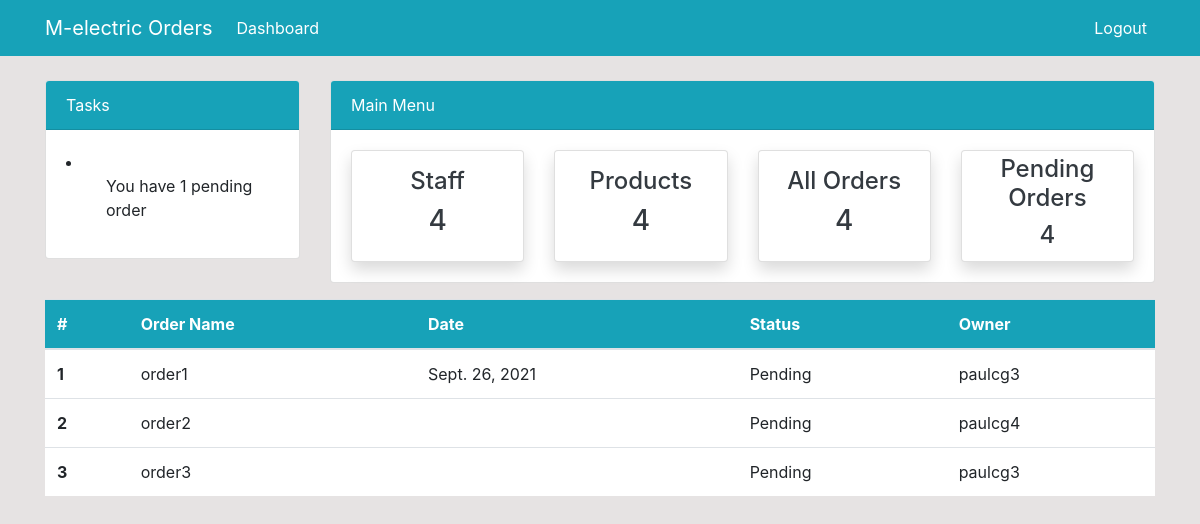
/orders (signed in), run on an earlier commit of the app's database.
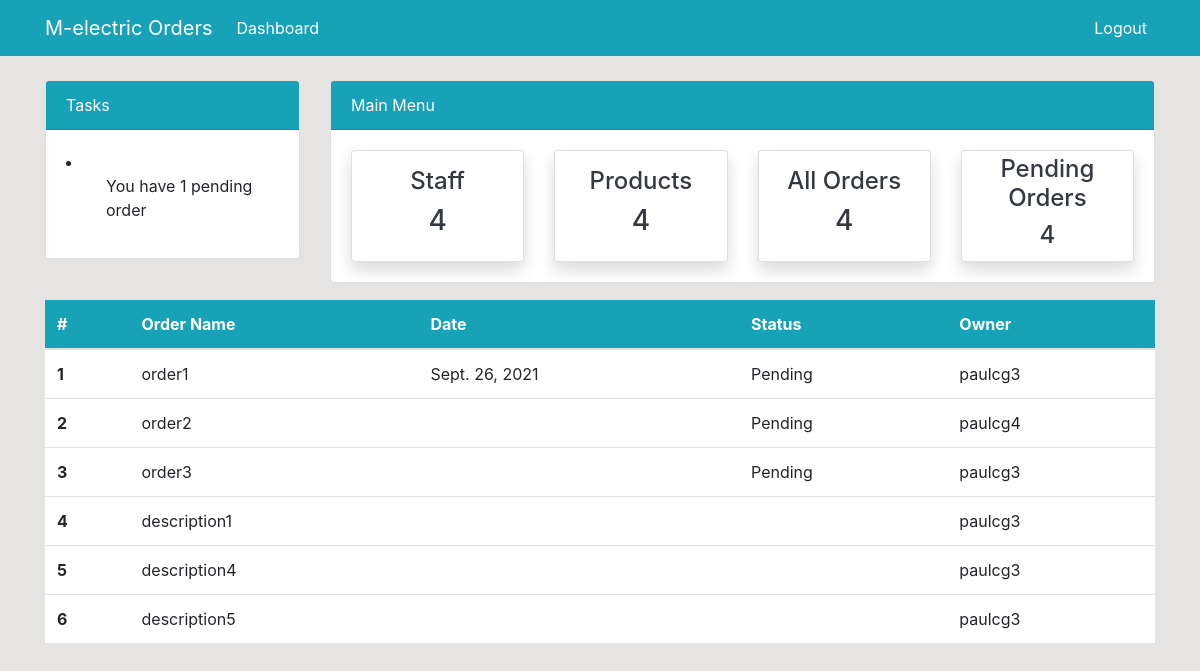
And on a later commit of the database.
### dashboard/models.py (models this page shows, shortened)
class Order(models.Model):
	description = models.CharField('Order Description', max_length=100)
	status = models.CharField('Status', max_length=50, choices=STATUS)
	user = models.ForeignKey(User, blank=True, null=True, on_delete=models.CASCADE)
	products = models.ManyToManyField(Product, blank=True, through='ThroughModel')
	created = models.DateTimeField(auto_now_add=True)
	approval_date = models.DateTimeField('Approval Date', blank=True, null=True)

### dashboard/views.py (the view)
# urls.py: path('orders', views.orders, name='orders'),
@login_required
def orders(request):
    orders_list = Order.objects.all()
    return render(request, 'dashboard/orders.html', {'orders_list':orders_list})

### templates/dashboard/orders.html (shortened to what this page needs)
{% extends 'partials/base.html' %}
{% block content %}
{% include 'partials/topnav.html' %}
    <div class="container">
        <div class="row my-3">
            <div class="col-md-12">
                <table class="table bg-white">
                    <thead class="bg-info">
                        <tr class="text-white">
                            <th scope="col">#</th>
                            <th scope="col">Order Name</th>
                            <th scope="col">Date</th>
                            <th scope="col">Status</th>
                            <th scope="col">Owner</th>
                        </tr>
                    </thead>
                    <tbody>
                        {% for order in orders_list %}
                        <tr>
                            <th scope="row">{{ forloop.counter }}</th>
                            <td>{{ order.description }}</td>
                            <td>{{ order.approval_date.date }}</td>
                            <td>{{ order.status }}</td>
                            <td>{{ order.user }}</td>
                        </tr>
                        {% endfor %}
                    </tbody>
                </table>
            </div>
        </div>
    </div>
{% endblock %}

### templates/partials/base.html (shortened to what this page needs)
{% load static %}
<!doctype html>
<html lang="en">
  <head>
    <link rel="stylesheet" href="https://cdn.jsdelivr.net/npm/bootstrap@4.6.0/dist/css/bootstrap.min.css">
    <link rel="stylesheet" href="{% static 'style.css' %}">
  </head>
  <body>
      {% include 'partials/nav.html' %}
      {% block content %}
      {% endblock %}
  </body>
</html>

### templates/partials/nav.html (shortened to what this page needs)
<nav class="navbar navbar-expand-lg navbar-info bg-info">
    {% if user.is_authenticated %}
    <div class="container">
        <a class="navbar-brand text-white" href="{% url 'index' %}">M-electric Orders</a>
        <div class="collapse navbar-collapse" id="navbarSupportedContent">
            <ul class="navbar-nav mr-auto">
                <li class="nav-item active">
                    <a class="nav-link text-white" href="{% url 'index' %}">Dashboard </a>
                </li>
            </ul>
            <ul class="navbar-nav ml-auto">
                <li class="nav-item">
                    <a class="nav-link text-white" href="{% url 'logout' %}">Logout</a>
                </li>
            </ul>
            {% endif %}
        </div>
    </div>
</nav>

### templates/partials/topnav.html (shortened to what this page needs)
    <div class="container">
        <div class="row mt-4">
            <div class="col-md-3">
                <div class="card">
                    <div class="card-header bg-info text-white">
                        Tasks
                    </div>
                    <div class="card-body">
                        <li>
                            <ul>You have 1 pending order</ul>
                        </li>
                    </div>
                </div>
            </div>
            <div class="col-md-9">
                <div class="card">
                    <div class="card-header bg-info text-white">
                        Main Menu
                    </div>
                    <div class="card-body">
                        <div class="row">
                            <div class="col-md-3">
                                <a class="text-decoration-none text-dark" href="{% url 'staff' %}">
                                    <div class="card my-card shadow text-center p-3">
                                        <h4>Staff</h4>
                                        <h3>4</h3>
                                    </div>
                                </a>
                            </div>
                            <div class="col-md-3">
                                <a class="text-decoration-none text-dark" href="{% url 'products' %}">
                                    <div class="card my-card shadow text-center p-3">
                                        <h4>Products </h4>
                                        <h3>4</h3>
                                    </div>
                                </a>
                            </div>
                            <div class="col-md-3">
                                <a class="text-decoration-none text-dark" href="{% url 'orders' %}">
                                    <div class="card my-card shadow text-center p-3">
                                        <h4>All Orders </h4>
                                        <h3>4</h3>
                                    </div>
                                </a>
                            </div>
                            <div class="col-md-3">
                                <a class="text-decoration-none text-dark" href="{% url 'orders' %}">
                                    <div class="card my-card shadow text-center p-1">
                                        <h4>Pending Orders</h4>
                                        <h4>4</h4>
                                    </div>
                                </a>
                            </div>
                        </div>
                    </div>
                </div>
            </div>
        </div>
    </div>

### static/style.css (style rules this page uses)
body { background: rgb(230, 227, 227); }

What changed in the data, as far as the page shows it:
added Order: description "description1", user "paulcg3"
added Order: description "description4", user "paulcg3"
added Order: description "description5", user "paulcg3"
